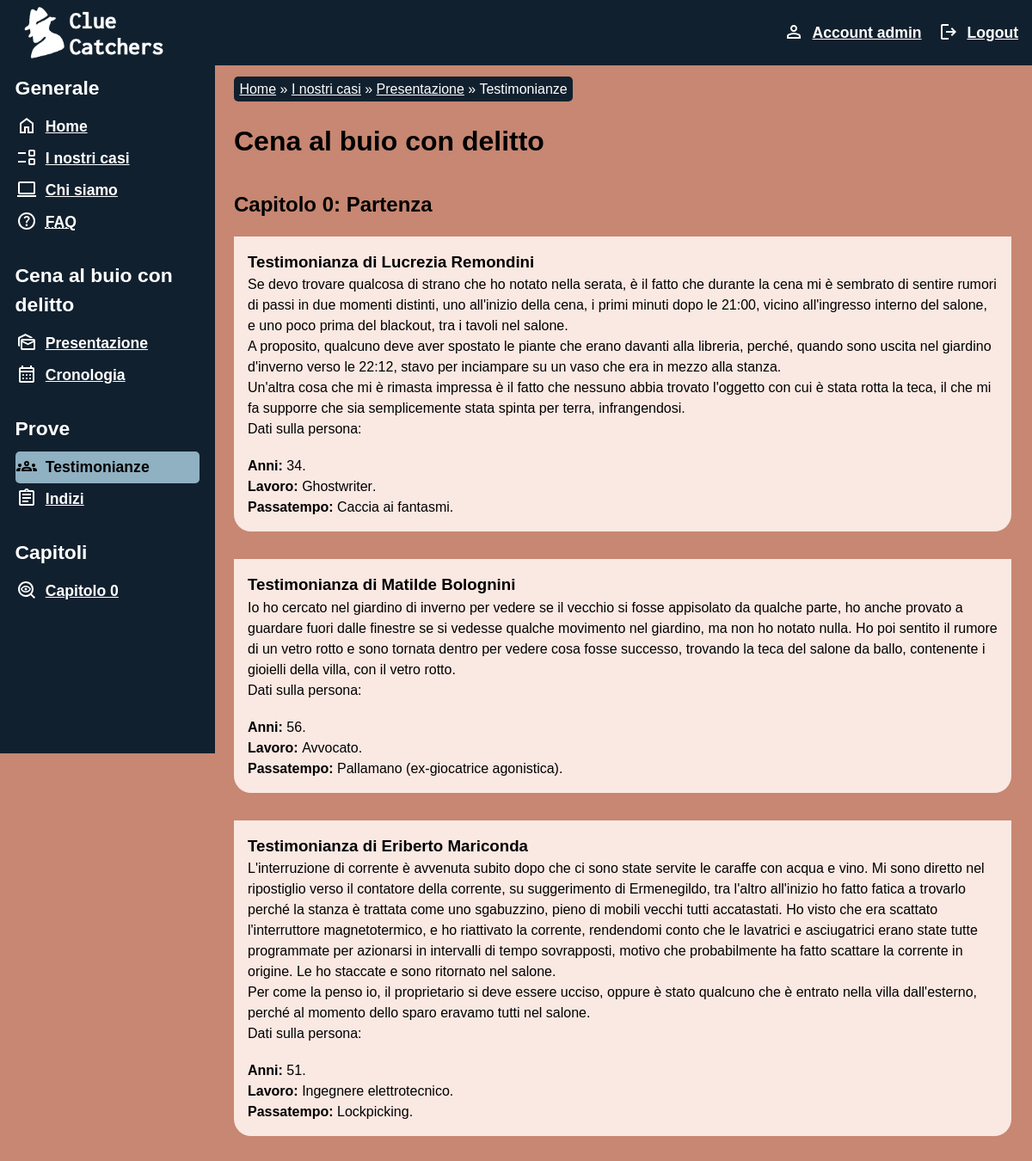
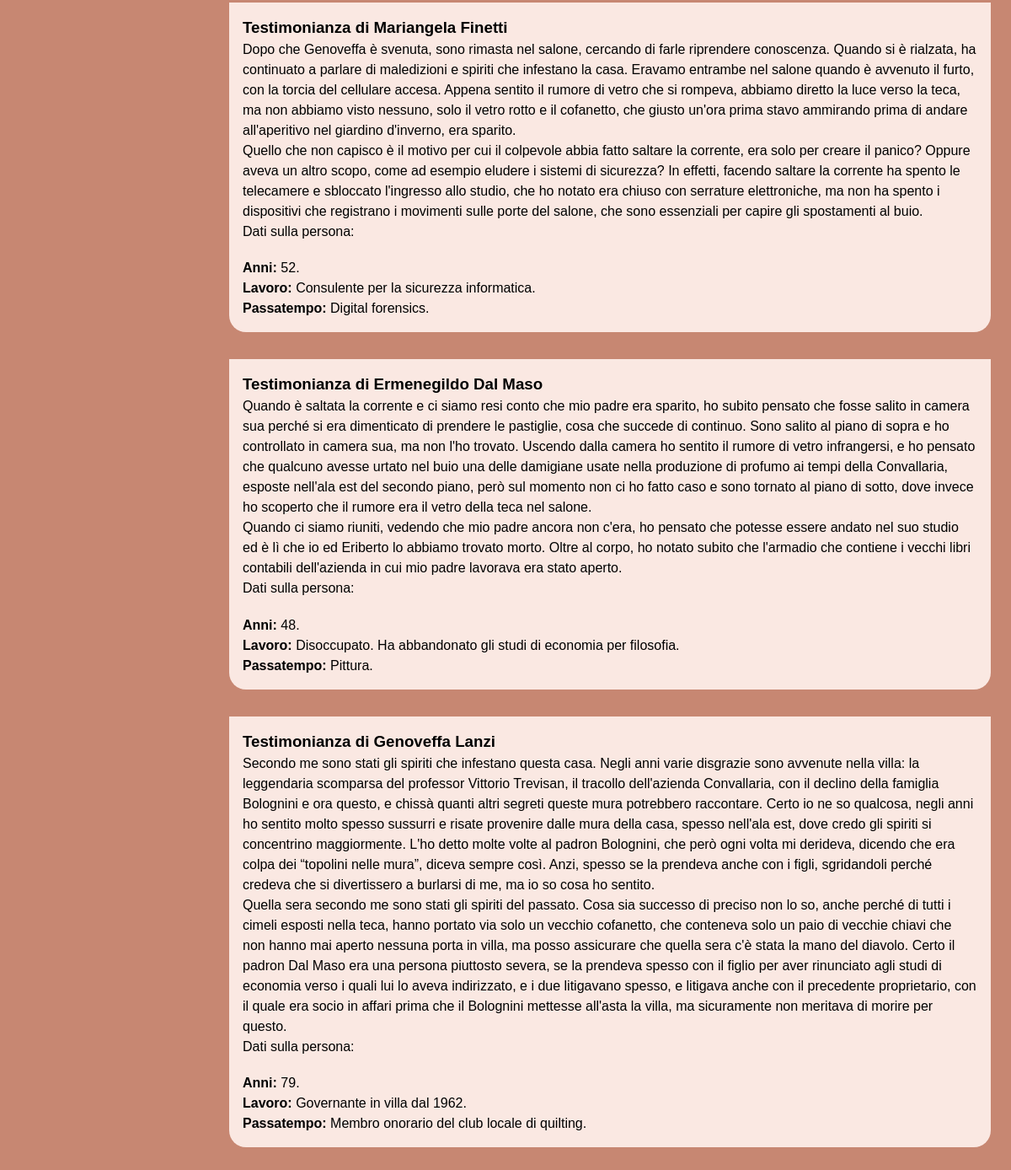
Screenshot of /witness.php?id=0000000000000001 (signed in) with the database file from the repository (2 pictures, top to bottom).
### tables this page shows
CREATE TABLE `indagine` (
  `id` char(16) NOT NULL,
  `dataInserimento` datetime NOT NULL,
  `nome` varchar(25) NOT NULL,
  `descrizione` varchar(255) NOT NULL,
  `image_path` varchar(75) DEFAULT NULL,
  PRIMARY KEY (`id`)
);

### src/app/database.php (called while the page is built, shortened)
<?php
class DatabaseAccess {
    private $connection;
    private function connect() {
        $this->connection = new mysqli(self::HOST_DB, self::USERNAME, self::PASSWORD, self::DATABASE_NAME);
    }
    private function closeConnection(){
        $this->connection = null;
    }
    public function query(string $query, array $params = array(),
                        bool $close_connection = true) {
        $stmt = $this->connection->prepare($query);
        if(!empty($params)) {
            $format = (string)$params[0];
            $values = array_slice($params, 1);
            $stmt->bind_param($format, ...$values);
        }
        $stmt->execute();
        $result = $stmt->get_result();
        return $result;
    }
}
?>

### src/data/indagine.php (called while the page is built, shortened)
<?php
class Indagine {
    public function __construct($row) {
        $this->id = $row["id"];
        $this->nome = $row["nome"];
    }
}
function getIndagineById(string $id) {
    global $DB;
    $result = $DB->query("SELECT * FROM indagine WHERE id = ?",
        array("s", $id));
    $row = $result->fetch_assoc();
    return !is_null($row) ? new Indagine($row) : null;
}
?>

### src/data/capitolo.php (called while the page is built, shortened)
<?php
class Capitolo {
    public function __construct(array $row)
    {
        $this->titolo = $row["titolo"];
    }
}
function getCapitoloByIndagineAndProgressivo(string $idIndagine, int $progressivoCapitolo) {
    global $DB;
    $result = $DB->query("SELECT * FROM capitolo WHERE idIndagine = ? AND progressivo = ?",
        array("si", $idIndagine, $progressivoCapitolo));
    $row = $result->fetch_assoc();
    return !is_null($row) ? new Capitolo($row) : null;
}
function getLastCapitoloByUtenteAndIndagine(int $idUtente, string $idIndagine) {
    global $DB;
    $result = $DB->query("SELECT progressivo FROM capitolo WHERE id = (SELECT idCapitolo FROM domanda WHERE id = (SELECT idDomanda FROM salvataggio WHERE idUtente = ? AND idIndagine = ?))",
        array("is", $idUtente, $idIndagine));
    $val = $result->fetch_assoc();
    return !is_null($val) ? $val["progressivo"] : null;
}
?>

### src/data/salvataggio.php (called while the page is built, shortened)
<?php
function isFinished($idUtente, $indagine) {
    global $DB;
    $result = $DB->query("SELECT * FROM salvataggio WHERE idUtente = ? AND idIndagine = ? AND idDomanda IS NULL",
        array("is", $idUtente, $indagine));
    $row = $result->fetch_assoc();
    return !is_null($row);
}

### src/data/prova.php (called while the page is built, shortened)
<?php
require_once(__DIR__."/salvataggio.php");
class Prova {
    public function __construct(array $row)
    {
        $this->titolo = $row["titolo"];
        $this->contenuto = $row["contenuto"];
    }
}
function getProveByIndagineAndProgressivoCapitolo(string $idIndagine, int $progressivoCapitolo) {
    global $DB;
    $result = $DB->query("SELECT * FROM prova WHERE idCapitolo =
        (SELECT id FROM capitolo WHERE idIndagine = ? AND progressivo = ?);",
        array("si", $idIndagine, $progressivoCapitolo));
    $prove = array();
    while ($row = $result->fetch_assoc()) {
        $prove[] = new Prova($row);
    }
    return (!empty($prove)) ? $prove : null;
}
?>

### src/witness.php (the view, shortened to what this page needs)
<?php
require_once("app/global.php");
require_once("data/prova.php");
require_once("data/capitolo.php");
require_once("data/indagine.php");
require_once("data/salvataggio.php");
require_once("components/sidebar.php");
if(isset($_GET["id"]) && $_GET["id"] !== "") {
    $caseId = $_GET["id"];
    $userId = (int)$_SESSION["userId"];
    $case = getIndagineById($caseId);
    $lastChapt = getLastCapitoloByUtenteAndIndagine($userId, $caseId);
    $prove = array();
    $capitoli = array();
    if(!is_null($lastChapt)) {
        for ($i = 0; $i <= $lastChapt; $i++) {
            $capitoli[$i] = getCapitoloByIndagineAndProgressivo($caseId, $i);
            $prove[$i] = getProveByIndagineAndProgressivoCapitolo($caseId, $i);
        }
    } else {
        if(isFinished($userId, $caseId)) {
            $lastChapt = getFinalCapitolo($caseId);
            for ($i = 0; $i <= $lastChapt; $i++) {
                $capitoli[$i] = getCapitoloByIndagineAndProgressivo($caseId, $i);
                $prove[$i] = getProveByIndagineAndProgressivoCapitolo($caseId, $i);
            }
        } else {
            $capitoli[0] = getCapitoloByIndagineAndProgressivo($caseId, 0);
            $prove[0] = getProveByIndagineAndProgressivoCapitolo($caseId, 0);
        }
    }
    $layout = file_get_contents("templates/layout.html");
    $clueLayout = file_get_contents("templates/witness_layout.html");
    $clueGroupLayout = file_get_contents("templates/witnesses_group_layout.html");
    $title = 'Testimonianze | '.$case->nome.' | Clue Catchers';
    $keywords = 'testimonianze, '.$case->nome. ', testimonianza';
    $description = 'Visualizza le testimonianze del caso '.$case->nome.'.';
    $breadcrumbs = '<p><a href="index.php" lang="en">Home</a> &raquo; <a href="cases.php">I nostri casi</a> &raquo; <a href="case.php?id='.$caseId.'">Presentazione</a> &raquo; Testimonianze </p>';
    $content = '<h1>'.$case->nome.'</h1>';
    for ($i = 0; $i < count($capitoli); $i++) {
        $clueContent = "";
        foreach($prove[$i] as $prova) {
            if($prova->tipo === TipoProva::testimonianza) {
                $clue = str_replace("[titolo]", $prova->titolo, $clueLayout);
                $clue = str_replace("[contenuto]", $prova->contenuto, $clue);
                $clueContent.=$clue;
            }
        }
        if(!($clueContent === "")) {
            $groupLayout = str_replace("[capitolo]", 'Capitolo '.$i.': '.$capitoli[$i]->titolo, $clueGroupLayout);
            $groupLayout = str_replace("[contenuto]", $clueContent, $groupLayout);
            $content .= $groupLayout;
        }
    }
    $menu = getSidebar("WITNESS", $case->nome, $case->id);
    $page = str_replace("[title]", $title, $layout);
    $page = str_replace("[keywords]", $keywords, $page);
    $page = str_replace("[description]", $description, $page);
    $page = str_replace("[breadcrumbs]", $breadcrumbs, $page);
    $page = str_replace("[content]", $content, $page);
    $page = str_replace("[sidebar]", $menu, $page);
    $page = str_replace("[userToolbar]", getUserToolBar(), $page);
    echo $page;
} else {
    header("Location: 404.html");
    exit();
}
?>

### src/components/sidebar.php
<?php
    require_once("data/capitolo.php");
    require_once("data/salvataggio.php");
    function getSidebar(string $selected, string $caseName = "", string $caseId = "") {
        $needsCaseMenu = array("CASE", "TIMELINE", "WITNESS", "CLUES", "CHAPTER");
        $sidebar = '<p class="menuSection">Generale</p><ul>';
        $sidebar .= '
                    <li id="homeButton" class="menuButton'.($selected == "HOME" ? ' menuSelected"' : '"').'>'
                        .($selected != "HOME" ? '<a href="index.php" lang="en">Home</a>' : 'Home').
                    '</li>';
        $sidebar .= '
                    <li id="casesButton" class="menuButton'.($selected == "CASES" ? ' menuSelected"' : '"').'>'
                        .($selected != "CASES" ? '<a href="cases.php">I nostri casi</a>' : 'I nostri casi').
                    '</li>';
        $sidebar .= '
                    <li id="aboutButton" class="menuButton'.($selected == "ABOUT" ? ' menuSelected"' : '"').'>'
                        .($selected != "ABOUT" ? '<a href="about.php">Chi siamo</a>' : 'Chi siamo').
                    '</li>';
        $sidebar .= '
                    <li id="faqButton" class="menuButton'.($selected == "FAQ" ? ' menuSelected"' : '"').'>'
                        .($selected != "FAQ" ? '<a href="faq.php"><abbr lang="en" title="Frequently Asked Questions">FAQ</abbr></a>' : '<abbr lang="en" title="Frequently Asked Questions">FAQ</abbr>').
                    '</li></ul>';
        if(in_array($selected, $needsCaseMenu)) {
            $sidebar .= '<div class="menuCases">';
            $sidebar .= '<p class="menuSection">'.$caseName.'</p><ul>';
            $sidebar .= '
                        <li id="caseButton" class="menuButton'.($selected == "CASE" ? ' menuSelected"' : '"').'>'
                            .($selected != "CASE" ? '<a href="case.php?id='.$caseId.'">Presentazione</a>' : 'Presentazione').
                        '</li>';
            $sidebar .= '
                        <li id="timelineButton" class="menuButton'.($selected == "TIMELINE" ? ' menuSelected"' : '"').'>'
                            .($selected != "TIMELINE" ? '<a href="timeline.php?id='.$caseId.'">Cronologia</a>' : 'Cronologia').
                        '</li></ul>';
            $sidebar .= '<p class="menuSection">Prove</p><ul>';
            $sidebar .= '
                        <li id="witnessButton" class="menuButton'.($selected == "WITNESS" ? ' menuSelected"' : '"').'>'
                            .($selected != "WITNESS" ? '<a href="witness.php?id='.$caseId.'">Testimonianze</a>' : 'Testimonianze').
                        '</li>';
            $sidebar .= '
                        <li id="cluesButton" class="menuButton'.($selected == "CLUES" ? ' menuSelected"' : '"').'>'
                            .($selected != "CLUES" ? '<a href="clues.php?id='.$caseId.'">Indizi</a>' : 'Indizi').
                        '</li></ul>';
            $userId = (int)$_SESSION["userId"];
            $lastChapter = getLastCapitoloByUtenteAndIndagine($userId, $caseId);
            if(is_null($lastChapter)) {
                $titolo = "Capitolo 0";
                if(isFinished($userId, $caseId)) {
                    $titolo = "Conclusioni";
                }
            } else {
                $titolo = "Capitolo ".$lastChapter;
            }
            $sidebar .= '<p class="menuSection">Capitoli</p><ul>';
            $sidebar .= '
                        <li id="chapterButton" class="menuButton'.($selected == "CHAPTER" ? ' menuSelected"' : '"').'>'
                            .($selected != "CHAPTER" ? '<a href="chapter.php?id='.$caseId.'">'.$titolo.'</a>' : $titolo).
                        '</li>';
            $sidebar .= '</ul></div>';
        }
        return $sidebar;
    }
?>

### src/app/global.php (shortened to what this page needs)
<?php
require_once(__DIR__."/database.php");
$DB = new DatabaseAccess();
function getUserToolBar(bool $account = true) {
    if(isset($_SESSION['userId']) && $_SESSION['userId'] !== "") {
        $content = file_get_contents("templates/logout_layout.html");
        if($account) {
            if($_SESSION['isAdmin'])
                $content = str_replace("[account]", '<a href="account.php" lang="en">Account admin</a>', $content);
            else
                $content = str_replace("[account]", '<a href="account.php" lang="en">Account</a>', $content);
        } else {
            if($_SESSION['isAdmin'])
                $content = str_replace("[account]", '<span lang="en">Account admin</span>', $content);
            else
                $content = str_replace("[account]", '<span lang="en">Account</span>', $content);
        }
        return $content;
    }
    return file_get_contents("templates/login_layout.html");
}
?>

### src/assets/css/main.css (style rules this page uses)
* { padding: 0; margin: 0; }
:root { --headerFontSize: 3em; --menuFontSize: 1.1em; --menuLeftPadding: 1em; --menuRightPadding: 1em; --iconLeftPadding: 2em; --iconPosition: 0.1em 0.3em; --contentMenuWidth: 12.2em; --contentMenuHeight: 100vh; --contentLeftPadding: 17em; --contentRightPadding: 1.5em; --small-contentLeftPadding: 1.5em; --aLink: 255, 255, 255; --aVisited: 220, 132, 245; }
html { height: fit-content; font-size: 100%; font-family: 'OpenSans', sans-serif; line-height: 1.5; margin: auto; background-color: rgb(var(--primary500)); }
#pageHeader { background-color: rgb(var(--secondary800)); padding: 0.5em 1em; display: flex; align-items: center; flex-direction: row; }
header #logo { font-size: 1.5em; text-indent: -999em; background-image: url(../images/logo.png); min-width: 7.5em; min-height: 2.5em; background-size: contain; background-repeat: no-repeat; margin-left: 0.5em; }
.menu { font-weight: 600; background-color: rgb(var(--secondary800)); color: rgb(var(--lightColor)); padding-left: var(--menuLeftPadding); padding-right: var(--menuRightPadding); font-size: var(--menuFontSize); }
.menu a:link { color: rgb(var(--aLink)); }
.menu ul { list-style-type: none; }
.menu ul li { padding-top: 0.3em; padding-bottom: 0.3em; padding-left: 0.6em; }
.menu .menuSelected { background-color: rgb(var(--secondary400)); border-radius: 5px; color: rgb(var(--darkColor)); font-weight: 800; }
#userToolbar { padding: 0; margin-left: auto; }
#userToolbar ul { list-style-type: none; display: flex; flex-direction: row; }
#userToolbar #accountButton { margin-left: 1em; background-image: url(../icons/person.svg); background-position: var(--iconPosition); background-repeat: no-repeat; padding-left: var(--iconLeftPadding); }
#userToolbar #logoutButton { margin-left: 1em; background-image: url(../icons/logout.svg); background-position: var(--iconPosition); background-repeat: no-repeat; padding-left: var(--iconLeftPadding); }
#contentMenu { float: left; overflow: hidden; position: -webkit-sticky; position: sticky; top: 0; width: var(--contentMenuWidth); height: var(--contentMenuHeight); overflow-y: auto; }
#contentMenu .menuSection { font-weight: 600; font-size: 1.3em; padding: 0.4em 0; }
#contentMenu ul { padding-bottom: 1em; }
.menu .menuButton { background-position: var(--iconPosition); background-repeat: no-repeat; padding-left: var(--iconLeftPadding); }
#homeButton { background-image: url(../icons/home.svg); }
#casesButton { background-image: url(../icons/lista.svg); }
#aboutButton { background-image: url(../icons/computer.svg); }
#faqButton { background-image: url(../icons/help.svg); }
#caseButton { background-image: url(../icons/evenlope.svg); }
#timelineButton { background-image: url(../icons/calendario.svg); }
#witnessButton { background-image: url(../icons/group.svg); }
#witnessButton.menuSelected { background-image: url(../icons/darkIcons/group.svg); }
#cluesButton { background-image: url(../icons/assignment.svg); }
#chapterButton { background-image: url(../icons/investigate.svg); }
#breadcrumb { padding-left: var(--contentLeftPadding); padding-right: var(--contentRightPadding); margin-top: 1em; margin-bottom: 1em; }
#breadcrumb p { display: inline; background-color: rgb(var(--secondary800)); padding: 0.4em; border-radius: 5px; color: rgb(var(--lightColor)); }
#breadcrumb a:link { color: rgb(var(--aLink)); }
#content { padding-top: 0.5em; padding-bottom: 0.5em; padding-left: var(--contentLeftPadding); padding-right: var(--contentRightPadding); margin: auto; max-width: 70em; color: rgb(var(--darkColor)); }
#content h1 { margin-bottom: 1em; }
#content h2 { margin-bottom: 0.8em; }
#content .witness { background-color: rgb(var(--primary300)); padding: 1em; border-radius: 0 0 20px 20px; margin-bottom: 2em; }
#content .witness dl { margin-top: 1.2em; }
#content .witness dt::before { content: ""; display: block; }
#content .witness dd, #content .witness dt { display: inline; }
#content .witness dt { font-weight: bold; }
#content .witness dd::after { content: "."; }

### src/assets/css/palette.css (style rules this page uses)
:root { --primary300: 250, 232, 226; --primary400: 225, 184, 170; --primary500: 199, 135, 114; --primary600: 123, 77, 62; --primary700: 103, 59, 47; --primary800: 83, 41, 34; --secondary300: 240, 240, 240; --secondary400: 143, 177, 194; --secondary500: 93, 135, 155; --secondary600: 43, 92, 116; --secondary700: 18, 50, 71; --secondary800: 17, 32, 46; --errorColor: 218, 43, 37; --lightColor: 255, 255, 255; --darkColor: 0, 0, 0; }

### rows the page displays
indagine: nome "Cena al buio con delitto", nome "Capitolo 0: Partenza Testimonianza di Lucrezia Remondini Se devo trovare qualcosa di strano che ho notato nella serata, è il fatto che durante la cena mi è sembrato di sentire rumori di passi in due momenti distinti, uno all'inizio della cena, i primi minuti dopo le 21:00 , vicino all'ingresso interno del salone, e uno poco prima del blackout, tra i tavoli nel salone. A proposito, qualcuno deve aver spostato le piante che erano davanti alla libreria, perché, quando sono uscita nel giardino d'inverno verso le 22:12 , stavo per inciampare su un vaso che era in mezzo alla stanza. Un'altra cosa che mi è rimasta impressa è il fatto che nessuno abbia trovato l'oggetto con cui è stata rotta la…"

### other values shown
$titolo "Capitolo 0"
